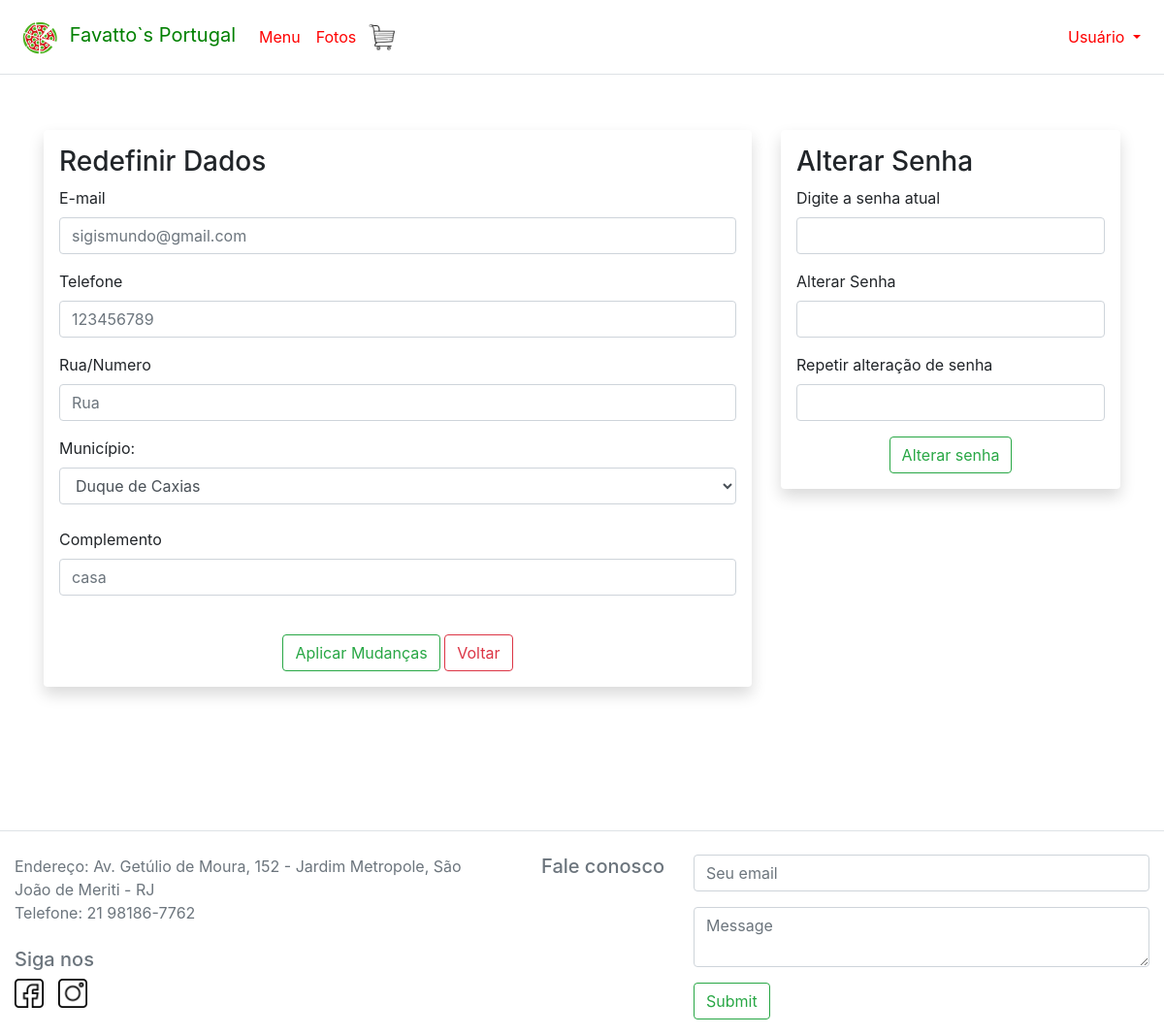
/PagUsuario/EditarView.php (signed in), run on the app's committed database.
### tables this page shows
create table usuario (

    id int AUTO_INCREMENT,
    nome varchar (80),
    data_nasc date,
    email varchar (125),
    telefone varchar (11),
    cpf varchar (11),
    logi varchar (10),
    senha varchar (100),
    Rua varchar (120),
    Municipio varchar (30),
    Complemento varchar (50),
    adm boolean,
    primary key (id)
);

### PagUsuario/UsuarioModel.php (called while the page is built, shortened)
<?php
function PegarDados($login){
    $con = CriarConexao();
    $consulta = $con->prepare("SELECT * FROM usuario WHERE email = :login or logi = :login");
    $consulta->bindValue(':login', $login);
    $consulta->execute();
    $dados = $consulta->fetch();
    return $dados;
}
?>

### PagUsuario/PerfilCtrl.php (called while the page is built, shortened)
<?php
require_once("UsuarioModel.php");
function PegardadosCtrl($login) {
    return $dados = Pegardados($login);
}
?>

### PagUsuario/EditarView.php (the view, shortened to what this page needs)
<?php
  if(!isset($_SESSION["logi"])){
    header("location: ../Login/LoginView.php");
    exit();
  }
  else{
    $login = $_SESSION["logi"];
  }
?>
<!doctype html>
<html>
  <head>
  <link rel="stylesheet" href="../Estilo/Perfil.css">
  <link rel ="stylesheet" href ="../Estilo/bootstrap-4.1.3-dist/css/bootstrap.min.css">
  </head>
  <body>
  <nav class="navbar navbar-expand-sm bg navbar fixed-top border-bottom">
  <a class="navbar-brand" href="../Inicial/index.php">
              <img src="../Imagens/favatto.png" alt="Logo" style="width: 50px">
              Favatto`s Portugal
  </a>
  <div class="collapse navbar-collapse" id="collapsibleNavbar">
  <ul class="navbar-nav">
    <li class="nav-item dropdown">
      <a class="nav-link" href="../Inicial/index.php">Menu</a>
    </li>
    <li class="nav-item">
          <a class="nav-link" href="../Fotos/pagfotosView.php">Fotos</a>
    </li>
        <li class="nav-item">
        <img src="../Imagens/carrinho.png" style="width:40px" class="carrinho" data-toggle="popover" data-popover-content="#a1" data-placement="top">
        </li>
      </ul>
    </div>
    <div class ="collapse navbar-collapse" id="collapsibleNavbar">
      <ul class ="navbar-nav ml-auto">
      <li class="nav-item dropdown">
        <a class="nav-link dropdown-toggle ml-auto" href="#" id="navbardrop" data-toggle="dropdown">
          Usuário
        </a>
          <?php
            require_once("PerfilCtrl.php");
            $dados = PegardadosCtrl($login);
        ?>
      </li>
      </ul>
      </div>
  </nav>
  <div class="container" style="margin-top: 110px">
    <br>
  <div class="row">
  <div class="col-8">
  <div class="shadow p-3 mb-5 bg-white rounded">
  <form method="POST" action="EditarCtrl.php">
  <h1>Redefinir Dados</h1>
  <div class="form-group">
  <label for ="email"> E-mail </label>
  <input type ="email" class="form-control" name= "email" id= "email" maxlength="125" pattern="[a-z0-9._%+-]+@[a-z0-9.-]+\.[a-z]{2,4}$" placeholder= <?php echo $dados['email']; ?>>
  </div>
  <div class="form-group">
  <label for ="telefone"> Telefone </label>
  <input type ="text" class="form-control" name ="telefone" id= "telefone" minlength= "11" maxlength="11" onkeypress="return numeros();" placeholder= <?php echo $dados['telefone']; ?>>
  </div>
  <div class="form-group">
  <label for ="Rua"> Rua/Numero </label>
  <input type ="text" class="form-control" name ="Rua" id="Rua" minlength="5" maxlength="320" onkeypress="return local();" placeholder= <?php echo $dados['Rua']; ?>>
  </div>
  <label for="municipio">Município:</label>
    <select name="municipio" id="municipio" class="form-control">
    <option value="" disabled selected><?php echo $dados['Municipio'];?></option>
    <select><br>
  <div class="form-group">
  <label for ="complemento"> Complemento </label>
  <input type ="text" class="form-control" name ="complemento" id="complemento" minlength="5" maxlength="320" onkeypress="return local();" placeholder= <?php echo $dados['Complemento']; ?>>
  </div>
  <br>
  <center>
  <input type= "submit" class= "btn btn-outline-success" value= "Aplicar Mudanças">
  <a class="btn btn-outline-danger" href="PerfilView.php">Voltar</a>
  </center>
  </form>
  </div>
  </div>
  <div class="col-sm">
  <div class="shadow p-3 mb-5 bg-white rounded">
  <form method="POST" action="SenhaCtrl.php">
  <h1>Alterar Senha</h1>
  <div class ="form-group">
  <label for ="senhaA"> Digite a senha atual </label>
  <input type ="password" class="form-control" name ="senhaA" id="senhaA" minlength="7" maxlength="100" onkeypress="return SenhaLogin();">
  </div>
  <div class="form-group">
  <label for ="senha"> Alterar Senha </label>
  <input type ="password" class="form-control" name="senha" id="senha" minlength="7" maxlength="100" onkeypress="return SenhaLogin();">
  </div>
  <div class ="form-group">
  <label for ="Csenha"> Repetir alteração de senha </label>
  <input type ="password" class ="form-control" name="Csenha" id="Csenha" minlength="7" maxlength="100" onkeypress ="return SenhaLogin();">
  </div>
  <center>
  <input type= "submit" class= "btn btn-outline-success" value= "Alterar senha">
  </center>
  </form>
  </div>
  </div>
  </div></div>
  <footer class="page-footer pt-4 border-top">
      <div class="container-fluid">
        <div class="row">
          <div class="col-md-5">
            Endereço: Av. Getúlio de Moura, 152 - Jardim Metropole, São João de Meriti - RJ<br> Telefone: 21 98186-7762<br><br>
          <div class="row">
            <div class="col">
            <h5> Siga nos</h5>
            <a href="https://www.facebook.com/favattosportugal">
                <img  src="../Imagens/facebook.png" style="width:30px">
            </a>
            <a href="https://www.instagram.com/favattosportugal">
                <img  src="../Imagens/instagram.png" style="width:30px; margin-left: 10px;">
            </a>
            </div>
          </div>
          </div>
          <div class="col-md-2">
                <h5 class="text-md-right">Fale conosco</h5>
            </div>
            <div class="col-md-5">
                <form>
                    <fieldset class="form-group">
                        <input type="email" class="form-control" name="email" id="email" placeholder="Seu email" pattern="[a-z0-9._%+-]+@[a-z0-9.-]+\.[a-z]{2,4}$" required>
                    </fieldset>
                    <fieldset class="form-group">
                        <textarea class="form-control" name="mensagem" id="mensagem" placeholder="Message" required></textarea>
                    </fieldset>
                    <fieldset class="form-group text-xs-right">
                        <input type ="submit" class="btn btn-outline-success">
                    </fieldset>
                </form>
            </div>
        </div>
      </div>
  </footer>
  </body>
</html>

### Estilo/Perfil.css (style rules this page uses)
.container h1 { font-size: 28px; }

### PagUsuario/EditarView.php (style rules this page uses)
nav { background-color: white; }
.nav-link { color: red; }
.navbar-brand { color:green; }
footer { position:relative; bottom:0; width:100%; background-color: white; color: #6c757d; margin-top:100px; }

### data on the page
usuario: email "sigismundo@gmail.com", telefone "123456789", municipio "Duque de Caxias", complemento "casa"
